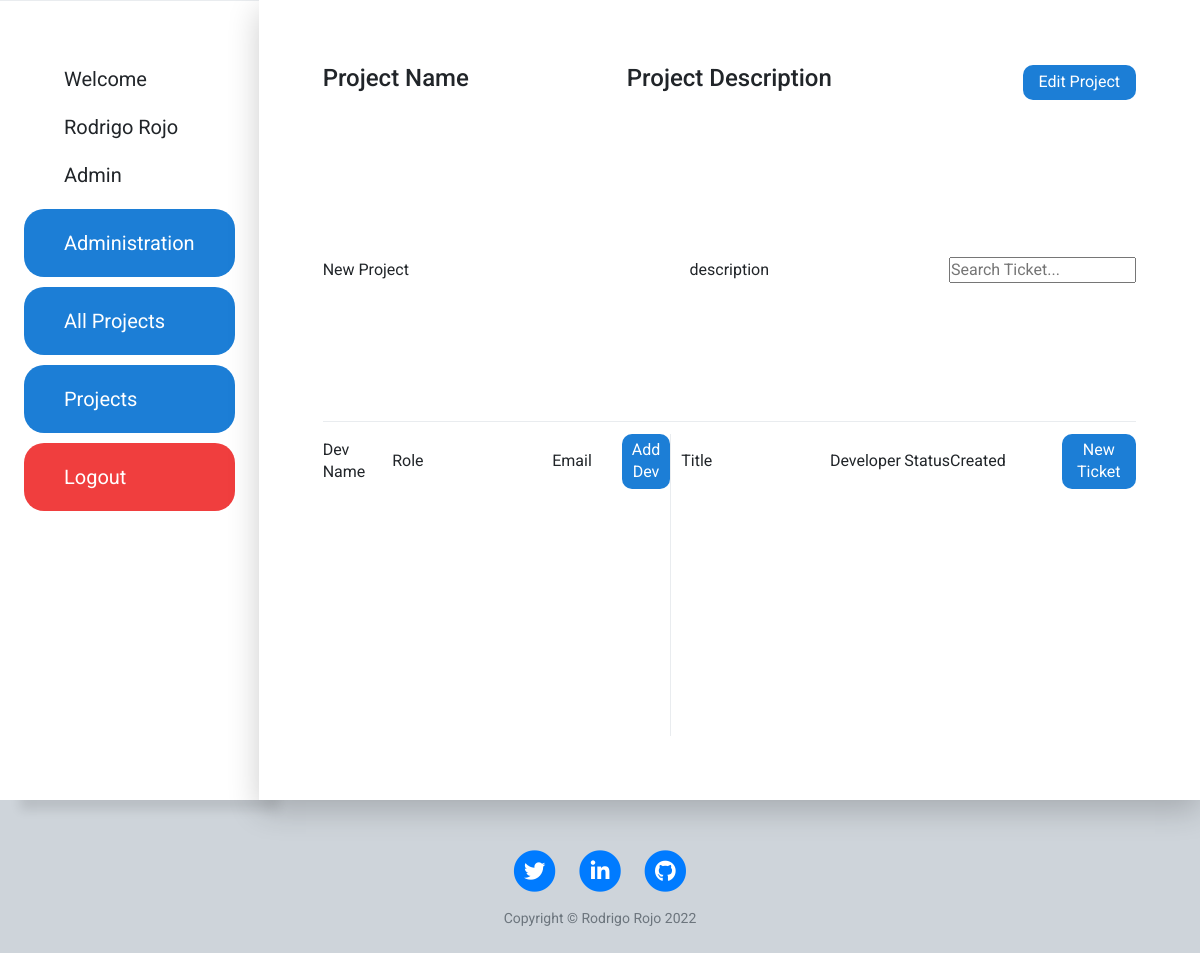
Before: /project/4 (signed in) with the older database file.
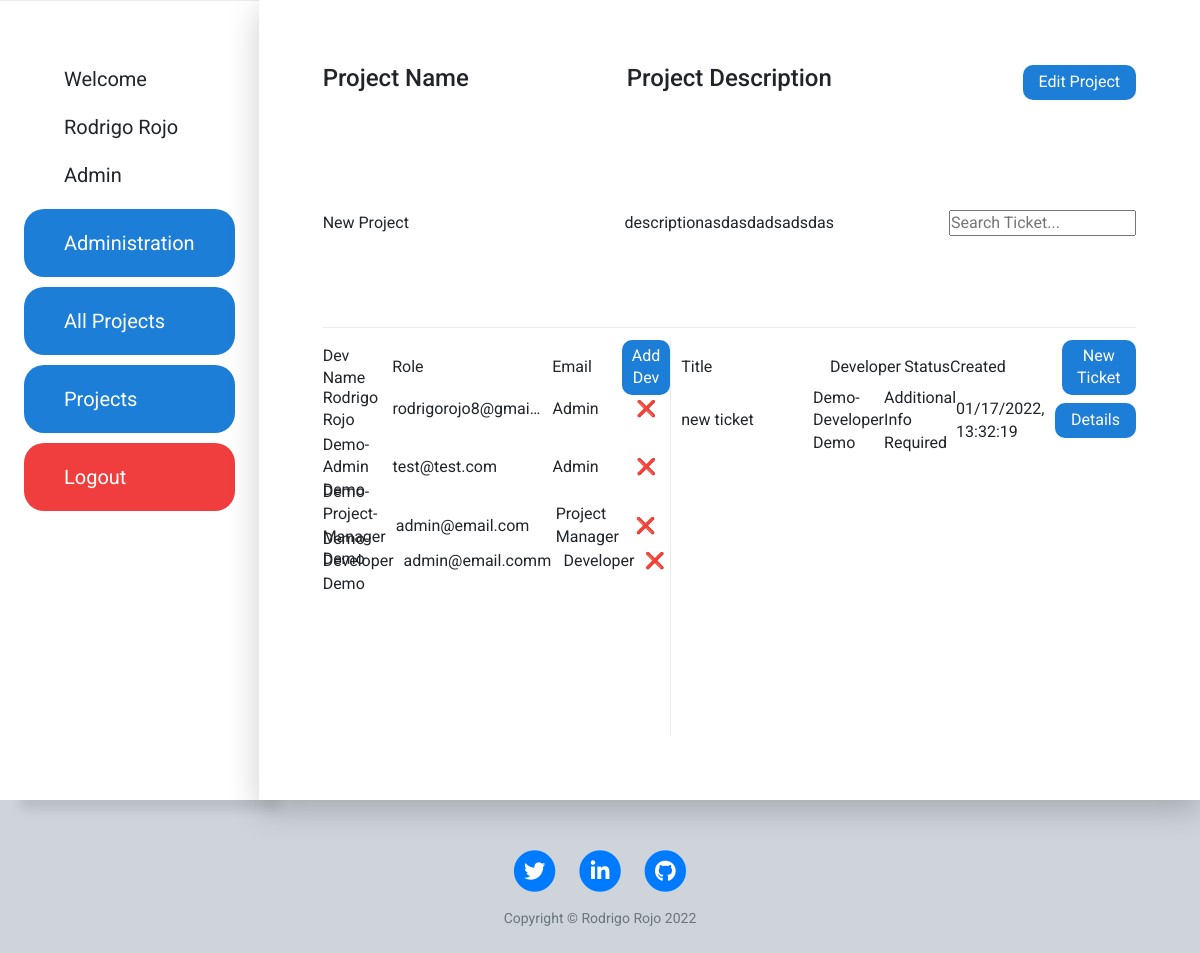
After: the same page with the newer database file.
### tables this page shows
CREATE TABLE project(id integer PRIMARY KEY,name VARCHAR(100),description VARCHAR(250),author VARCHAR(100));

CREATE TABLE "ticket" (
	"id"	integer,
	"title"	VARCHAR(100),
	"description"	VARCHAR(250),
	"developer"	VARCHAR(100),
	"created"	VARCHAR(100),
	"author"	VARCHAR(100),
	"ticket_priority"	VARCHAR(50),
	"ticket_status"	VARCHAR(50),
	"ticket_type"	VARCHAR(50),
	"updated"	VARCHAR(100),
	"project_id"	 NOT NULL,
	"user_id"	 NOT NULL,
	PRIMARY KEY("id"),
	CONSTRAINT "FK_project" FOREIGN KEY("project_id") REFERENCES "project"("id"),
	FOREIGN KEY("user_id") REFERENCES "user"("id")
);

### main.py (models this page shows)
class User(UserMixin, db.Model):
    id = db.Column(db.Integer, primary_key=True)
    email = db.Column(db.String(250), unique=True)
    password = db.Column(db.String(250))
    first_name = db.Column(db.String(50))
    last_name = db.Column(db.String(50))
    role = db.Column(db.String(50))

### main.py (the view)
@app.route("/project/<id>")
@login_required
def project(id):
    database.delete_duplicate_devs_from_projects()
    devs = database.get_project_devs(id)
    project = database.get_project_by_id(id)
    tickets = database.get_tickets_by_project_id(id)
    all_users = database.get_all_users()
    return render_template("project.html", project=project, all_users=all_users, devs=devs, tickets=tickets, year=year)

### database.py (called while the page is built, shortened)
def get_all_users():
    conn = sqlite3.connect(database="bug_tracker.db")
    cur = conn.cursor()
    sql = ''' SELECT id, first_name, last_name, email, role
               FROM user; '''
    cur.execute(sql)
    data = cur.fetchall()
    conn.close()
    return data

def get_project_by_id(id):
    conn = sqlite3.connect(database="bug_tracker.db")
    cur = conn.cursor()
    sql = f''' SELECT * from project
               WHERE id = {id}; '''
    cur.execute(sql)
    data = cur.fetchone()
    conn.close()
    return data

def get_tickets_by_project_id(id):
    conn = sqlite3.connect(database="bug_tracker.db")
    cur = conn.cursor()
    sql = f''' SELECT * FROM ticket
               WHERE project_id = '{id}'; '''
    cur.execute(sql)
    data = cur.fetchall()
    conn.close()
    return data

def delete_duplicate_devs_from_projects():
    conn = sqlite3.connect(database="bug_tracker.db")
    cur = conn.cursor()
    sql = f''' SELECT id, user_id, project_id, count(*)
               FROM project_dev
               GROUP by user_id, project_id
               HAVING COUNT(*)>1; '''
    cur.execute(sql)
    data = cur.fetchall()
    conn.close()

### templates/project.html (shortened to what this page needs)
{% include "header.html" %}
<div class="main-container grid">
    <div class="project-container grid">
        <div class="project-description grid">
            <h4>Project Name</h4>
            <h4 class="second-item">Project Description</h4>
            {% if current_user.role == "Project Manager" or current_user.role == "Admin" %}
            <button data-toggle="modal" data-target="#edit-project"
                class="add-project-btn editProjectBtn last-item">Edit Project</button>
            {% endif %}
        </div>
        <div class="data grid">
            <p>{{project[1]}}</p>
            <p class="second-item">{{project[2]}}</p>
            <input class="last-item" type="text" id="mySearch" onkeyup="myTickets()" placeholder="Search Ticket..."
                    title="Type in a category">
        </div>
    </div>
    <div id="devDiv" class="dev-container grid scroll">
        <div class="dev-description grid">
            <p>Dev Name</p>
            <p>Role</p>
            <p>Email</p>
            {% if current_user.role == "Project Manager" or current_user.role == "Admin" %}
            <button class="add-dev-btn" data-toggle="modal" data-target="#dev_id">Add Dev</button>
            {% endif %}
        </div>
        {% for dev in devs %}
        <span class="dev-data grid">
            <p>{{dev[1]}} {{dev[2]}}</p>
            <p class="overflow">{{dev[4]}}</p>
            <p>{{dev[3]}}</p>
            {% if current_user.role == "Admin" %}
            <a class="del-dev" href="{{url_for('delete_dev_project', id=dev[0], project_id=project[0])}}">❌</a>
            {% endif %}
        </span>
        {% endfor %}
    </div>
    <div id="myTickets" class="ticket-container grid scroll">
        <div class="ticket-description grid">
            <p>Title</p>
            <p>Developer</p>
            <p>Status</p>
            <p>Created</p>
            {% if current_user.role == "Project Manager" or current_user.role == "Admin" %}
            <button class="add-ticket-btn" data-toggle="modal" data-target="#add-ticket">New Ticket</button>
            {% endif %}
        </div>
        {% for ticket in tickets %}
        <span class="ticket-data grid">
            <p class="overflow">{{ticket[1]}}</p>
            <p>{{ticket[3]}}</p>
            <p>{{ticket[7]}}</p>
            <p>{{ticket[4]}}</p>
            <a class="ticket-link" href="{{url_for('ticket', id=ticket[0])}}">Details</a>
        </span>
        {% endfor %}
    </div>
</div>
    {% include "footer.html" %}

### templates/header.html (shortened to what this page needs)
<!DOCTYPE html>
<html lang="en">
<head>
    <link href="{{ url_for('static', filename='vendor/fontawesome-free/css/all.min.css')}}" rel="stylesheet" type="text/css">
    <link rel="stylesheet" href="https://maxcdn.bootstrapcdn.com/bootstrap/4.0.0/css/bootstrap.min.css">
    <link rel="stylesheet" href="{{url_for('static', filename='css/style.css')}}">
    <link rel="stylesheet" href="{{url_for('static', filename='css/home.css')}}">
</head>
<body>
    <div class="flex">
        <div class="nav-container dashboard flex">
            <div class="user">
                <p>Welcome</p>
                <p>{{current_user.first_name}} {{current_user.last_name}}</p>
                <p>{{current_user.role}}</p>
            </div>
            {% if current_user.role == "Admin" %}
            <a class="nav-btn" href="{{url_for('admin')}}">Administration</a>
            {% endif %}
            {% if current_user.role == "Project Manager" or current_user.role == "Admin" %}
            <a class="nav-btn" href="{{url_for('dashboard')}}">All Projects</a>
            {% endif %}
            <a class="nav-btn" href="{{url_for('user_projects')}}">Projects</a>
            <a class="nav-btn logout" href="{{url_for('logout')}}">Logout</a>
        </div>

Changed rows visible on the page:
now on one of the page's lists (row unchanged): User: first_name "Rodrigo", last_name "Rojo", email "rodrigorojo8@gmai…", role "Admin"
changed project "New Project": description "description" → "descriptionasdasdadsadsdas"
now on this page (row unchanged): User: first_name "Demo-Admin", last_name "Demo", email "test@test.com", role "Admin"
now on this page (row unchanged): User: first_name "Demo-Project-Manager", last_name "Demo", email "admin@email.com", role "Project Manager"
now on this page (row unchanged): User: first_name "Demo-Developer", last_name "Demo", email "admin@email.comm", role "Developer"
added ticket: title "new ticket", developer "Demo-Developer Demo", ticket_status "Additional Info Required", created "01/17/2022, 13:32:19"
